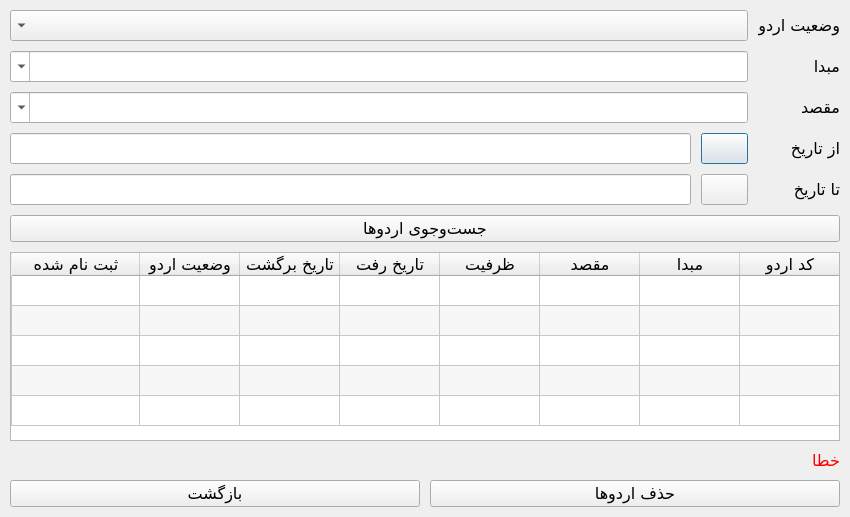
<?xml version="1.0" encoding="UTF-8"?>
<ui version="4.0">
 <class>DeleteTourDialog</class>
 <widget class="QDialog" name="DeleteTourDialog">
  <property name="geometry">
   <rect>
    <x>0</x>
    <y>0</y>
    <width>870</width>
    <height>644</height>
   </rect>
  </property>
  <property name="font">
   <font>
    <family>B Nazanin</family>
    <pointsize>12</pointsize>
   </font>
  </property>
  <property name="windowTitle">
   <string>حذف اردو</string>
  </property>
  <property name="layoutDirection">
   <enum>Qt::RightToLeft</enum>
  </property>
  <property name="locale">
   <locale language="Persian" country="Iran"/>
  </property>
  <layout class="QVBoxLayout" name="verticalLayout">
   <property name="spacing">
    <number>10</number>
   </property>
   <property name="sizeConstraint">
    <enum>QLayout::SetFixedSize</enum>
   </property>
   <property name="leftMargin">
    <number>10</number>
   </property>
   <property name="topMargin">
    <number>10</number>
   </property>
   <property name="rightMargin">
    <number>10</number>
   </property>
   <property name="bottomMargin">
    <number>10</number>
   </property>
   <item>
    <layout class="QFormLayout" name="FLayoutSearchFields">
     <item row="0" column="0">
      <widget class="QLabel" name="lblStatus">
       <property name="text">
        <string>وضعیت اردو</string>
       </property>
      </widget>
     </item>
     <item row="0" column="1">
      <widget class="QComboBox" name="cmbStatus"/>
     </item>
     <item row="1" column="0">
      <widget class="QLabel" name="lblOrigin">
       <property name="text">
        <string>مبدا</string>
       </property>
      </widget>
     </item>
     <item row="1" column="1">
      <widget class="QComboBox" name="cmbOrigin">
       <property name="editable">
        <bool>true</bool>
       </property>
      </widget>
     </item>
     <item row="2" column="0">
      <widget class="QLabel" name="lblDestination">
       <property name="text">
        <string>مقصد</string>
       </property>
      </widget>
     </item>
     <item row="2" column="1">
      <widget class="QComboBox" name="cmbDestination">
       <property name="editable">
        <bool>true</bool>
       </property>
      </widget>
     </item>
     <item row="3" column="0">
      <widget class="QLabel" name="lblFromDate">
       <property name="text">
        <string>از تاریخ</string>
       </property>
      </widget>
     </item>
     <item row="3" column="1">
      <layout class="QHBoxLayout" name="HLayoutFromDate">
       <item>
        <widget class="QPushButton" name="btnFromDatePicker">
         <property name="sizePolicy">
          <sizepolicy hsizetype="Minimum" vsizetype="Fixed">
           <horstretch>0</horstretch>
           <verstretch>0</verstretch>
          </sizepolicy>
         </property>
         <property name="text">
          <string/>
         </property>
         <property name="icon">
          <iconset resource="resource.qrc">
           <normaloff>:/icons/resources/icons/calendar.png</normaloff>:/icons/resources/icons/calendar.png</iconset>
         </property>
         <property name="iconSize">
          <size>
           <width>25</width>
           <height>25</height>
          </size>
         </property>
        </widget>
       </item>
       <item>
        <widget class="QLineEdit" name="txtFromDate"/>
       </item>
      </layout>
     </item>
     <item row="4" column="0">
      <widget class="QLabel" name="lblToDate">
       <property name="text">
        <string>تا تاریخ</string>
       </property>
      </widget>
     </item>
     <item row="4" column="1">
      <layout class="QHBoxLayout" name="HLayoutToDate">
       <item>
        <widget class="QPushButton" name="btnToDatePicker">
         <property name="sizePolicy">
          <sizepolicy hsizetype="Minimum" vsizetype="Fixed">
           <horstretch>0</horstretch>
           <verstretch>0</verstretch>
          </sizepolicy>
         </property>
         <property name="text">
          <string/>
         </property>
         <property name="icon">
          <iconset resource="resource.qrc">
           <normaloff>:/icons/resources/icons/calendar.png</normaloff>:/icons/resources/icons/calendar.png</iconset>
         </property>
         <property name="iconSize">
          <size>
           <width>25</width>
           <height>25</height>
          </size>
         </property>
        </widget>
       </item>
       <item>
        <widget class="QLineEdit" name="txtToDate"/>
       </item>
      </layout>
     </item>
    </layout>
   </item>
   <item>
    <widget class="QPushButton" name="btnSearch">
     <property name="text">
      <string>جست‌وجوی اردوها</string>
     </property>
     <property name="icon">
      <iconset resource="resource.qrc">
       <normaloff>:/icons/resources/icons/searchTour.png</normaloff>:/icons/resources/icons/searchTour.png</iconset>
     </property>
     <property name="iconSize">
      <size>
       <width>40</width>
       <height>40</height>
      </size>
     </property>
    </widget>
   </item>
   <item>
    <widget class="QTableWidget" name="tblTours">
     <property name="sizePolicy">
      <sizepolicy hsizetype="Preferred" vsizetype="Fixed">
       <horstretch>0</horstretch>
       <verstretch>0</verstretch>
      </sizepolicy>
     </property>
     <property name="font">
      <font>
       <family>B Nazanin</family>
       <pointsize>12</pointsize>
      </font>
     </property>
     <property name="horizontalScrollBarPolicy">
      <enum>Qt::ScrollBarAsNeeded</enum>
     </property>
     <property name="sizeAdjustPolicy">
      <enum>QAbstractScrollArea::AdjustToContentsOnFirstShow</enum>
     </property>
     <property name="alternatingRowColors">
      <bool>true</bool>
     </property>
     <property name="selectionMode">
      <enum>QAbstractItemView::MultiSelection</enum>
     </property>
     <property name="selectionBehavior">
      <enum>QAbstractItemView::SelectRows</enum>
     </property>
     <property name="rowCount">
      <number>5</number>
     </property>
     <attribute name="horizontalHeaderVisible">
      <bool>true</bool>
     </attribute>
     <attribute name="horizontalHeaderCascadingSectionResizes">
      <bool>true</bool>
     </attribute>
     <attribute name="horizontalHeaderMinimumSectionSize">
      <number>50</number>
     </attribute>
     <attribute name="horizontalHeaderShowSortIndicator" stdset="0">
      <bool>false</bool>
     </attribute>
     <attribute name="horizontalHeaderStretchLastSection">
      <bool>true</bool>
     </attribute>
     <attribute name="verticalHeaderVisible">
      <bool>false</bool>
     </attribute>
     <row/>
     <row/>
     <row/>
     <row/>
     <row/>
     <column>
      <property name="text">
       <string>کد اردو</string>
      </property>
     </column>
     <column>
      <property name="text">
       <string>مبدا</string>
      </property>
     </column>
     <column>
      <property name="text">
       <string>مقصد</string>
      </property>
     </column>
     <column>
      <property name="text">
       <string>ظرفیت</string>
      </property>
     </column>
     <column>
      <property name="text">
       <string>تاریخ رفت</string>
      </property>
     </column>
     <column>
      <property name="text">
       <string>تاریخ برگشت</string>
      </property>
     </column>
     <column>
      <property name="text">
       <string>وضعیت اردو</string>
      </property>
     </column>
     <column>
      <property name="text">
       <string>ثبت نام شده</string>
      </property>
     </column>
    </widget>
   </item>
   <item>
    <widget class="QLabel" name="lblError">
     <property name="palette">
      <palette>
       <active>
        <colorrole role="WindowText">
         <brush brushstyle="SolidPattern">
          <color alpha="255">
           <red>255</red>
           <green>0</green>
           <blue>0</blue>
          </color>
         </brush>
        </colorrole>
       </active>
       <inactive>
        <colorrole role="WindowText">
         <brush brushstyle="SolidPattern">
          <color alpha="255">
           <red>255</red>
           <green>0</green>
           <blue>0</blue>
          </color>
         </brush>
        </colorrole>
       </inactive>
       <disabled>
        <colorrole role="WindowText">
         <brush brushstyle="SolidPattern">
          <color alpha="255">
           <red>120</red>
           <green>120</green>
           <blue>120</blue>
          </color>
         </brush>
        </colorrole>
       </disabled>
      </palette>
     </property>
     <property name="text">
      <string>خطا</string>
     </property>
    </widget>
   </item>
   <item>
    <layout class="QHBoxLayout" name="HLayoutButtons">
     <item>
      <widget class="QPushButton" name="btnDelete">
       <property name="text">
        <string>حذف اردوها</string>
       </property>
       <property name="icon">
        <iconset resource="resource.qrc">
         <normaloff>:/icons/resources/icons/deleteTour.png</normaloff>:/icons/resources/icons/deleteTour.png</iconset>
       </property>
       <property name="iconSize">
        <size>
         <width>40</width>
         <height>40</height>
        </size>
       </property>
      </widget>
     </item>
     <item>
      <widget class="QPushButton" name="btnReturn">
       <property name="text">
        <string>بازگشت</string>
       </property>
       <property name="icon">
        <iconset resource="resource.qrc">
         <normaloff>:/icons/resources/icons/return.png</normaloff>:/icons/resources/icons/return.png</iconset>
       </property>
       <property name="iconSize">
        <size>
         <width>40</width>
         <height>40</height>
        </size>
       </property>
       <property name="shortcut">
        <string>Ctrl+S</string>
       </property>
      </widget>
     </item>
    </layout>
   </item>
  </layout>
 </widget>
 <resources>
  <include location="resource.qrc"/>
 </resources>
 <connections/>
</ui>
